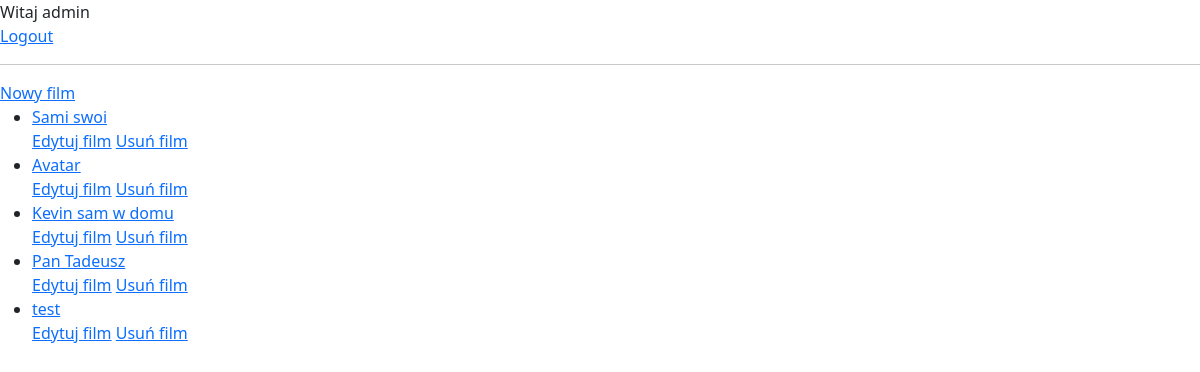
The page /filmy/wszystkie/ (signed in) on the database its author committed.
### filmy/models.py (models this page shows, shortened)
class Film(models.Model):
    tytul = models.CharField(max_length=64, blank=False, unique=True)
    rok = models.PositiveSmallIntegerField(blank=False)
    opis = models.TextField(default="")
    premiera = models.DateField(null=True, blank=True)
    imdb_pkts = models.DecimalField(max_digits=4, decimal_places=2, null=True, blank=True)

### filmy/views.py (the view)
# urls.py: path('wszystkie/',wszystkie, name='wszystkie'),
def wszystkie(request):
    filmy=Film.objects.all()
    context = {'filmy': filmy}
    return render(request, 'filmy/wszystkie.html', context)

### templates/filmy/wszystkie.html (shortened to what this page needs)
{% extends 'filmy/glowny.html' %}
{% block strona %}
{% if user.is_authenticated %}
     Witaj {{ user.username }}<br>
    <a href="{% url 'logout' %}">Logout</a>
    {% else %}
    <a href="{% url 'login' %}">Login</a>
    {% endif %}
<hr>
<a href="{% url 'nowy' %}">Nowy film</a>
{% if filmy %}
    <ul>
    {% for film in filmy %}
        <li><a href="{% url 'szczegoly' film.id %}">{{ film.tytul }}</a></li>
        <a href="{% url 'edytuj' film.id %}">Edytuj film</a>
        <a href="{% url 'usun' film.id %}">Usuń film</a>
    {% endfor %}
    </ul>
{% else %}
    <p>Brak filmów w bazie danych.</p>
{% endif %}
{% endblock %}

### rows shown on the page
Film: tytul "Sami swoi"
Film: tytul "Avatar"
Film: tytul "Kevin sam w domu"
Film: tytul "Pan Tadeusz"
Film: tytul "test"

### other values the page prints
{{ user.username }} "admin"
